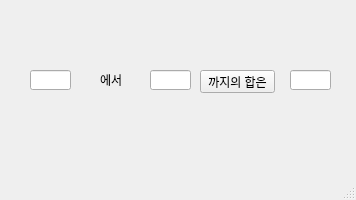
<?xml version="1.0" encoding="UTF-8"?>
<ui version="4.0">
 <class>MainWindow</class>
 <widget class="QMainWindow" name="MainWindow">
  <property name="geometry">
   <rect>
    <x>0</x>
    <y>0</y>
    <width>356</width>
    <height>200</height>
   </rect>
  </property>
  <property name="windowTitle">
   <string>MainWindow</string>
  </property>
  <widget class="QWidget" name="centralwidget">
   <widget class="QLineEdit" name="le1">
    <property name="geometry">
     <rect>
      <x>30</x>
      <y>70</y>
      <width>41</width>
      <height>20</height>
     </rect>
    </property>
   </widget>
   <widget class="QLabel" name="label">
    <property name="geometry">
     <rect>
      <x>100</x>
      <y>70</y>
      <width>31</width>
      <height>20</height>
     </rect>
    </property>
    <property name="text">
     <string>에서</string>
    </property>
   </widget>
   <widget class="QLineEdit" name="le2">
    <property name="geometry">
     <rect>
      <x>150</x>
      <y>70</y>
      <width>41</width>
      <height>20</height>
     </rect>
    </property>
   </widget>
   <widget class="QLineEdit" name="le3">
    <property name="geometry">
     <rect>
      <x>290</x>
      <y>70</y>
      <width>41</width>
      <height>20</height>
     </rect>
    </property>
   </widget>
   <widget class="QPushButton" name="pb">
    <property name="geometry">
     <rect>
      <x>200</x>
      <y>70</y>
      <width>75</width>
      <height>23</height>
     </rect>
    </property>
    <property name="text">
     <string>까지의 합은</string>
    </property>
   </widget>
  </widget>
  <widget class="QMenuBar" name="menubar">
   <property name="geometry">
    <rect>
     <x>0</x>
     <y>0</y>
     <width>356</width>
     <height>21</height>
    </rect>
   </property>
  </widget>
  <widget class="QStatusBar" name="statusbar"/>
 </widget>
 <resources/>
 <connections/>
</ui>
